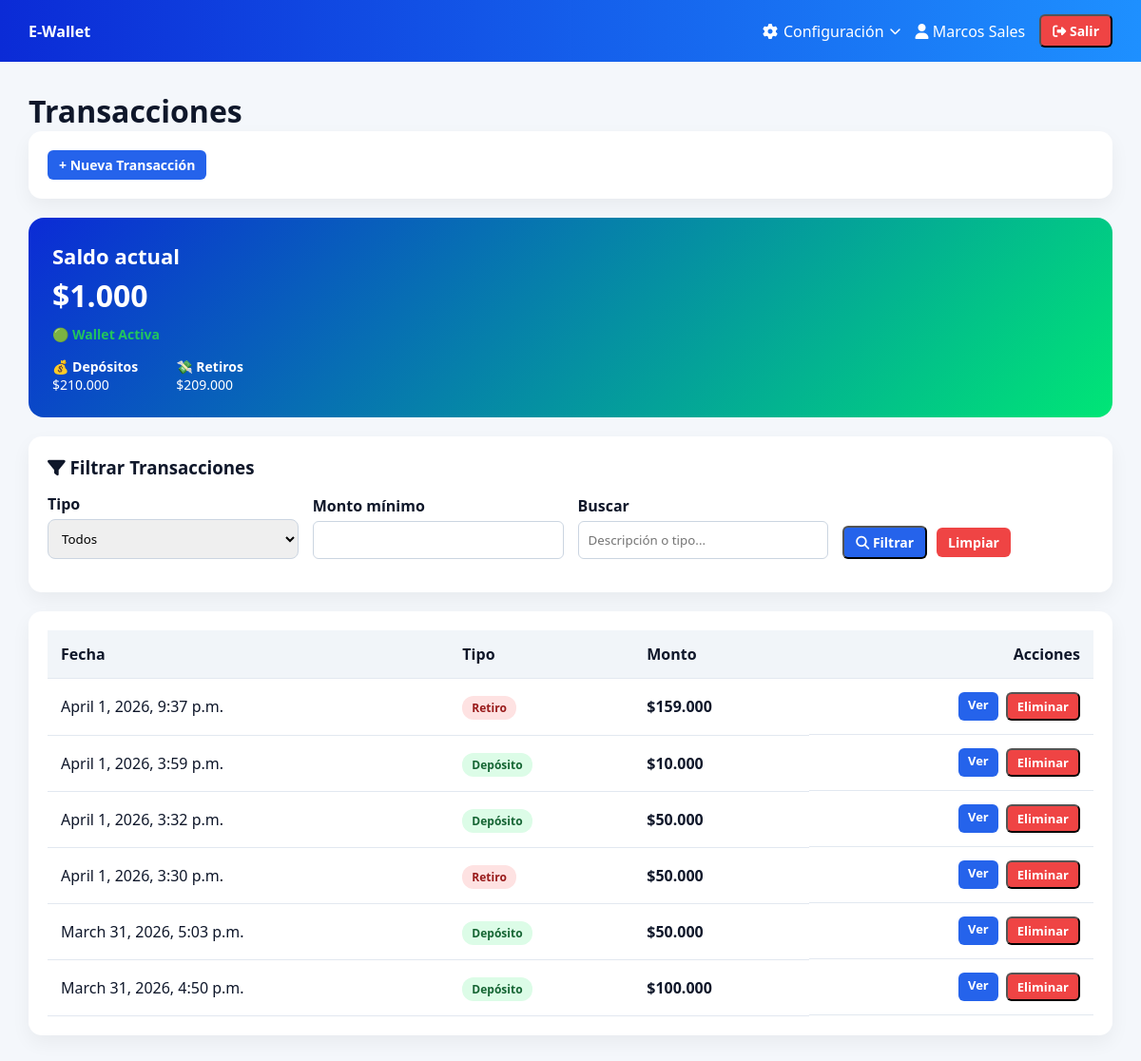
The app's page /transactions/ (signed in) with its own data.
### wallet/models.py (models this page shows, shortened)
class Transaction(models.Model):
    wallet = models.ForeignKey(Wallet, on_delete=models.CASCADE, related_name='transactions')
    transaction_type = models.ForeignKey(TransactionType, on_delete=models.PROTECT)
    amount = models.DecimalField(max_digits=12, decimal_places=2)
    description = models.TextField(blank=True)
    timestamp = models.DateTimeField(auto_now_add=True)

### wallet/views.py (the view)
# urls.py: path('transactions/', views.transaction_list, name='transaction_list'),
@login_required
def transaction_list(request):
    wallet, _ = Wallet.objects.get_or_create(user=request.user)
    base_qs = Transaction.objects.select_related(
        'wallet',
        'transaction_type'
    ).filter(wallet=wallet)
    transactions = base_qs.order_by('-timestamp')
    total_depositos = base_qs.filter(
        transaction_type__name='deposito'
    ).aggregate(total=Sum('amount'))['total'] or 0
    total_retiros = base_qs.filter(
        transaction_type__name='retiro'
    ).aggregate(total=Sum('amount'))['total'] or 0
    balance = total_depositos - total_retiros
    transaction_type_id = request.GET.get('type')
    min_amount = request.GET.get('min_amount')
    search = request.GET.get('search')
    if transaction_type_id:
        transactions = transactions.filter(transaction_type_id=transaction_type_id)
    if min_amount:
        transactions = transactions.filter(amount__gte=min_amount)
    if search:
        transactions = transactions.filter(
            Q(description__icontains=search) |
            Q(transaction_type__name__icontains=search)
        )
    return render(request, 'wallet/transaction_list.html', {
        'transactions': transactions,
        'wallet': wallet,
        'user': request.user,
        'transaction_types': TransactionType.objects.all(),
        'selected_type': transaction_type_id,
        'total_depositos': total_depositos,
        'total_retiros': total_retiros,
        'balance': balance,
    })

### wallet/templatetags/clp_filters.py (called while the page is built)
@register.filter
def clp(value):
    try:
        value = int(value)
        return f"${value:,.0f}".replace(",", ".")
    except:
        return value

### wallet/templates/wallet/transaction_list.html (shortened to what this page needs)
{% extends 'wallet/base.html' %}
{% load clp_filters %}
{% block content %}
<h1>Transacciones</h1>
<div class="card">
    <a class="btn btn-primary" href="{% url 'transaction_create' %}">+ Nueva Transacción</a>
</div>
<div class="hero">
    <h2>Saldo actual</h2>
    <h1>{{ balance|clp }}</h1>
    <div class="wallet-status {% if not wallet.is_active %}inactive{% else %}active{% endif %}">
        {% if wallet.is_active %}
            🟢 Wallet Activa
        {% else %}
            🔴 Wallet Desactivada
            <div class="wallet-warning">
                ⚠️ No puedes realizar transacciones hasta reactivar tu billetera.
            </div>
        {% endif %}
    </div>
    <div>
        <div class="hero-stats">
            <div>
                💰 <strong>Depósitos</strong><br>
                {{ total_depositos|clp }}
            </div>
            <div>
                💸 <strong>Retiros</strong><br>
                {{ total_retiros|clp }}
            </div>
        </div>
    </div>
</div>
<div class="card">
    <h3 style="margin-bottom:15px;">
        <i class="fa-solid fa-filter"></i> Filtrar Transacciones
    </h3>
    <form method="get" class="filter-grid">
        <div>
            <label>Tipo</label>
            <select name="type">
                <option value="">Todos</option>
            </select>
        </div>
        <div>
            <label>Monto mínimo</label>
            <input type="number" name="min_amount" value="{{ request.GET.min_amount }}">
        </div>
        <div>
            <label>Buscar</label>
            <input type="text" name="search" placeholder="Descripción o tipo..." value="{{ request.GET.search }}">
        </div>
        <div class="filter-actions">
            <button class="btn btn-primary" type="submit">
                <i class="fa-solid fa-magnifying-glass"></i> Filtrar
            </button>
            <a class="btn btn-danger" href="{% url 'transaction_list' %}">
                Limpiar
            </a>
        </div>
    </form>
</div>
<div class="card">
    <table class="tx-table">
        <thead>
            <tr>
                <th>Fecha</th>
                <th>Tipo</th>
                <th>Monto</th>
                <th style="text-align:right;">Acciones</th>
            </tr>
        </thead>
        <tbody>
            {% for tx in transactions %}
            <tr>
                <td>{{ tx.timestamp }}</td>
                <td>
                    {% if tx.transaction_type.name == "deposito" %}
                        <span class="badge badge-success">Depósito</span>
                    {% else %}
                        <span class="badge badge-danger">Retiro</span>
                    {% endif %}
                </td>
                <td><strong>{{ tx.amount|clp }}</strong></td>
                <td class="actions">
                    <a class="btn btn-primary btn-sm" href="{% url 'transaction_detail' tx.id %}">
                        Ver
                    </a>
                    <button
                        class="btn btn-danger btn-sm open-modal"
                        data-id="{{ tx.id }}"
                        data-type="{{ tx.transaction_type.name }}">
                        Eliminar
                    </button>
                </td>
            </tr>
            {% endfor %}
        </tbody>
    </table>
</div>
{% endblock %}

### wallet/templates/wallet/base.html (shortened to what this page needs)
<!DOCTYPE html>
<html lang="es">
<head>
    {% load static %}
    <link rel="stylesheet" href="{% static 'wallet/styles.css' %}">
    <link rel="stylesheet" href="https://cdnjs.cloudflare.com/ajax/libs/font-awesome/6.5.0/css/all.min.css">
</head>
<body>
    <div class="navbar">
        <div>
            <strong>E-Wallet</strong>
        </div>
        <div style="display:flex; align-items:center; gap:15px;">
            {% if user.is_authenticated %}
                <div class="dropdown" id="configDropdown">
                    <div class="dropdown-toggle">
                        <i class="fa-solid fa-gear"></i>
                        <span>Configuración</span>
                        <i class="fa-solid fa-chevron-down dropdown-arrow"></i>
                    </div>
                </div>
                <span>
                    <i class="fa-solid fa-user"></i>
                    {{ request.user.get_full_name|default:request.user.username }}
                </span>
                <form action="{% url 'logout' %}" method="post" style="display:inline;">
                    <button class="btn btn-danger" type="submit">
                        <i class="fa-solid fa-right-from-bracket"></i> Salir
                    </button>
                </form>
            {% else %}
                <a class="btn btn-primary" href="{% url 'login' %}">
                    <i class="fa-solid fa-right-to-bracket"></i> Login
                </a>
            {% endif %}
        </div>
    </div>
    <div class="container fade-in">
        {% block content %}
        {% endblock %}
    </div>
</body>
</html>

### wallet/static/wallet/styles.css (style rules this page uses)
* { margin: 0; padding: 0; box-sizing: border-box; font-family: 'Segoe UI', sans-serif; }
body { background-color: #f4f7fb; color: #0f172a; }
form div { margin-bottom: 15px; }
label { font-weight: 600; display: block; margin-bottom: 5px; }
input, select { width: 100%; }
.navbar { background: linear-gradient(90deg, #0B2BD6, #1E90FF); color: white; padding: 15px 30px; display: flex; justify-content: space-between; align-items: center; }
.container { padding: 30px; }
.card { background: white; padding: 20px; border-radius: 14px; box-shadow: 0 8px 20px rgba(0,0,0,0.05); margin-bottom: 20px; }
.btn { padding: 10px 16px; border-radius: 8px; text-decoration: none; font-size: 14px; font-weight: 600; display: inline-block; transition: 0.2s ease; }
.btn-primary { background: linear-gradient(90deg, #0B2BD6, #2563EB); color: white; }
.btn-danger { background-color: #ef4444; color: white; }
table { width: 100%; border-collapse: collapse; }
th { background-color: #f1f5f9; font-weight: 600; }
th, td { padding: 14px; border-bottom: 1px solid #e2e8f0; }
input, select { padding: 10px; border-radius: 6px; border: 1px solid #cbd5e1; }
.hero { background: linear-gradient(135deg, #0B2BD6, #00E676); color: white; padding: 25px; border-radius: 16px; margin-bottom: 20px; animation: fadeIn 0.6s ease; }
.hero h2 { font-size: 22px; margin-bottom: 5px; }
.filter-grid { display: grid; grid-template-columns: repeat(auto-fit, minmax(180px, 1fr)); gap: 15px; align-items: end; }
.filter-actions { display: flex; gap: 10px; align-items: center; }
.tx-table th { text-align: left; }
.tx-table td { vertical-align: middle; }
.actions { text-align: right; display: flex; justify-content: flex-end; gap: 8px; }
.badge { padding: 4px 10px; border-radius: 12px; font-size: 12px; font-weight: 600; }
.badge-success { background-color: #dcfce7; color: #166534; }
.badge-danger { background-color: #fee2e2; color: #991b1b; }
.btn-sm { padding: 6px 10px; font-size: 12px; }
.input, select, textarea { width: 100%; padding: 10px; border-radius: 8px; border: 1px solid #cbd5e1; }
.hero-stats { display: flex; gap: 40px; margin-top: 15px; }
.hero-stats div { font-size: 14px; }
.card { transition: all 0.25s ease; }
.btn { transition: all 0.2s ease; }
.fade-in { animation: fadeIn 0.4s ease-in-out; }
.wallet-status { margin-top: 10px; font-weight: 600; font-size: 14px; }
.wallet-status.active { color: #22c55e; }
.dropdown { position: relative; display: flex; align-items: center; }
.dropdown-toggle { cursor: pointer; display: flex; align-items: center; gap: 6px; color: white; font-weight: 500; }
.btn { padding: 6px 12px; border-radius: 6px; text-decoration: none; font-size: 14px; display: inline-block; }
.btn-sm { padding: 4px 10px; font-size: 13px; }
.btn-primary { background: #2563eb; color: white; }
.btn-danger { background: #ef4444; color: white; }
.dropdown-toggle { display: flex; align-items: center; gap: 6px; cursor: pointer; color: white; font-weight: 500; }
.dropdown-arrow { font-size: 12px; transition: transform 0.2s ease; }

### records on screen
Transaction: timestamp "April 1, 2026, 9:37 p.m.", shows "Retiro", amount|clp "$159.000"
Transaction: timestamp "April 1, 2026, 3:59 p.m.", shows "Depósito", amount|clp "$10.000"
Transaction: timestamp "April 1, 2026, 3:32 p.m.", shows "Depósito", amount|clp "$50.000"
Transaction: timestamp "April 1, 2026, 3:30 p.m.", shows "Retiro", amount|clp "$50.000"
Transaction: timestamp "March 31, 2026, 5:03 p.m.", shows "Depósito", amount|clp "$50.000"
Transaction: timestamp "March 31, 2026, 4:50 p.m.", shows "Depósito", amount|clp "$100.000"

### other values on screen
{{ request.user.get_full_name|default:request.user.username }} "Marcos Sales"
{{ balance|clp }} "$1.000"
{{ total_depositos|clp }} "$210.000"
{{ total_retiros|clp }} "$209.000"
